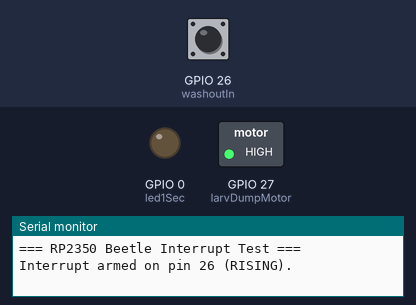
This sketch was run on a simulated ESP32. On the bench: switched loads named in the sketch (green lamp = pin HIGH), output pins drawn as LEDs (lit = HIGH), the last lines printed to the serial monitor. The inputs (shaded band) are chosen by the test bench; at power-on: GPIO 26 (washoutIn) LOW.

Above: at 1.4 s.
1.5 s: GPIO 26 (washoutIn) driven HIGH
At 1.9 s:
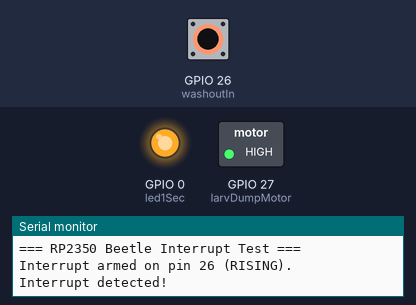
3.5 s: GPIO 26 (washoutIn) pulsed LOW 5 times (0.12 s each, 0.3 s apart)
At 5.16 s:
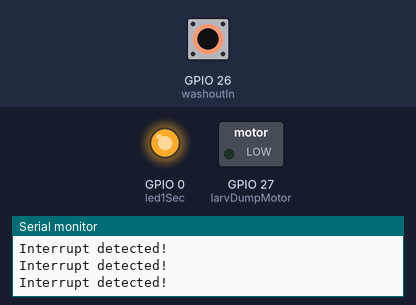
At 5.6 s:
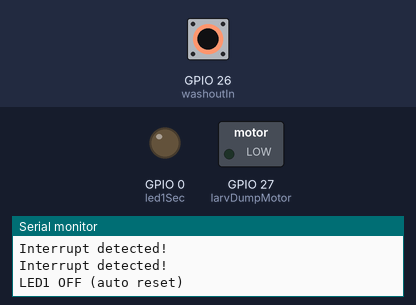
Timing chart, 0 to 11.5 s (numbered marks = the images above; inputs shaded):
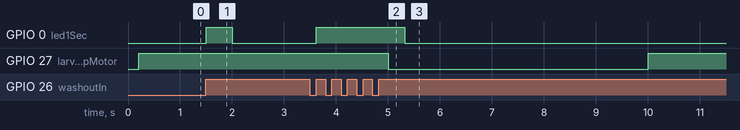

Measured:
- after the input at 1.5 s, GPIO 0 (led1Sec): LOW → HIGH at once, → LOW 0.50 s later
- after the input at 3.5 s, GPIO 0 (led1Sec): LOW → HIGH after 0.12 s, → LOW 1.7 s later

The sketch:

TesterScript1.ino
```cpp
//Project Name: Processor Test 2 and 5
//Author: Ethan Conrad
//Reason: Testing RP2350 Processor
//Class: EE/CPE 490/491
//History: 11/17/2025 - Start Date
//
//Purpose: To create a program that can be used to perform the interrupt usage and transistor utilization tests
//               on the selected processor.
//////////////////////////////////////////////////////////////////////////////////////////////////////////////////
#include <Arduino.h>

// === Pin Assignments ===
const int washoutIn = 26;      // Interrupt input pin (3.3V pulse)
const int led1Sec = 0;         // LED1 (interrupt indicator)
const int larvDumpMotor = 27;  // Motor digital output (pulse)

// === Interrupt Tracking ===
volatile bool interruptTriggered = false;
unsigned long interruptTime = 0;

// === Interrupt Handler ===
void onPulseDetected() {
  interruptTriggered = true;   // Notify main loop
  interruptTime = millis();    // Record time
}

// === Setup ===
void setup() {
  Serial.begin(9600);
  delay(200);
  Serial.println("=== RP2350 Beetle Interrupt Test ===");

  pinMode(led1Sec, OUTPUT);
  digitalWrite(led1Sec, LOW);

  pinMode(larvDumpMotor, OUTPUT);
  digitalWrite(larvDumpMotor, LOW);   // Start LOW

  pinMode(washoutIn, INPUT);
  attachInterrupt(digitalPinToInterrupt(washoutIn), onPulseDetected, RISING);

  Serial.println("Interrupt armed on pin 26 (RISING).");
}

// === Main Loop ===
void loop() {
  unsigned long now = millis();

  // ==========================
  // Test 2: Interrupt Handling
  // ==========================
  if (interruptTriggered) {
    Serial.println("Interrupt detected!");
    digitalWrite(led1Sec, HIGH);
    interruptTriggered = false;
  }

  // Auto-turn-off LED1 after 500 ms
  if (digitalRead(led1Sec) == HIGH && (now - interruptTime >= 500)) {
    digitalWrite(led1Sec, LOW);
    Serial.println("LED1 OFF (auto reset)");
  }

  // ==========================
  // Test 5: BJT Switching
  // ==========================
  const unsigned long HIGH_DURATION = 5000;  // 5 seconds HIGH
  const unsigned long LOW_DURATION  = 5000;  // 5 seconds LOW
  const unsigned long TOTAL_CYCLE   = HIGH_DURATION + LOW_DURATION;

  unsigned long cyclePos = now % TOTAL_CYCLE;

  if (cyclePos < HIGH_DURATION) {
    digitalWrite(larvDumpMotor, HIGH);    // HIGH for 5 seconds
  } else {
    digitalWrite(larvDumpMotor, LOW);     // LOW for 5 seconds
  }
}
```
